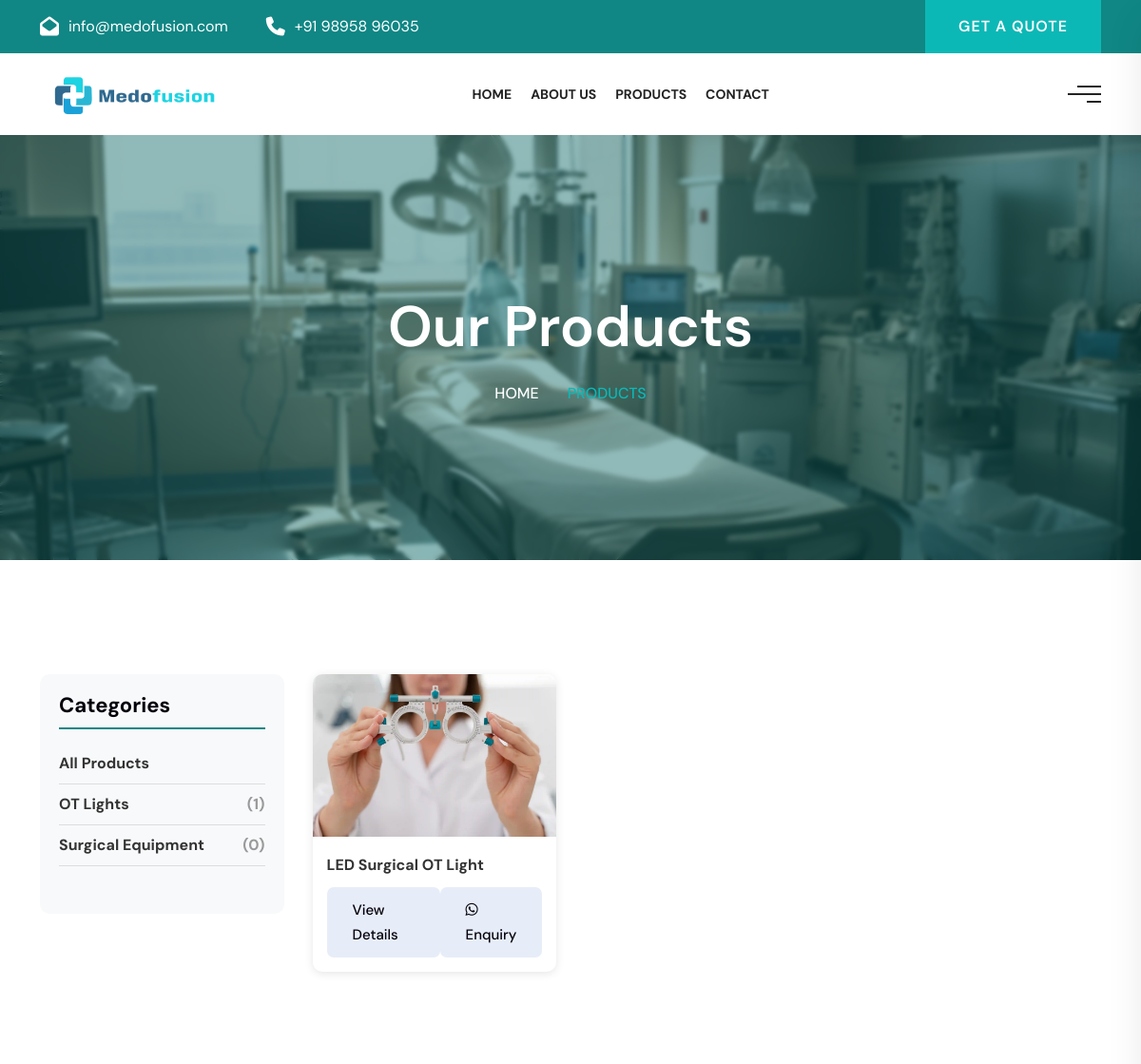
Page /products/?category=ot-lights (upper part) on the earlier database version.
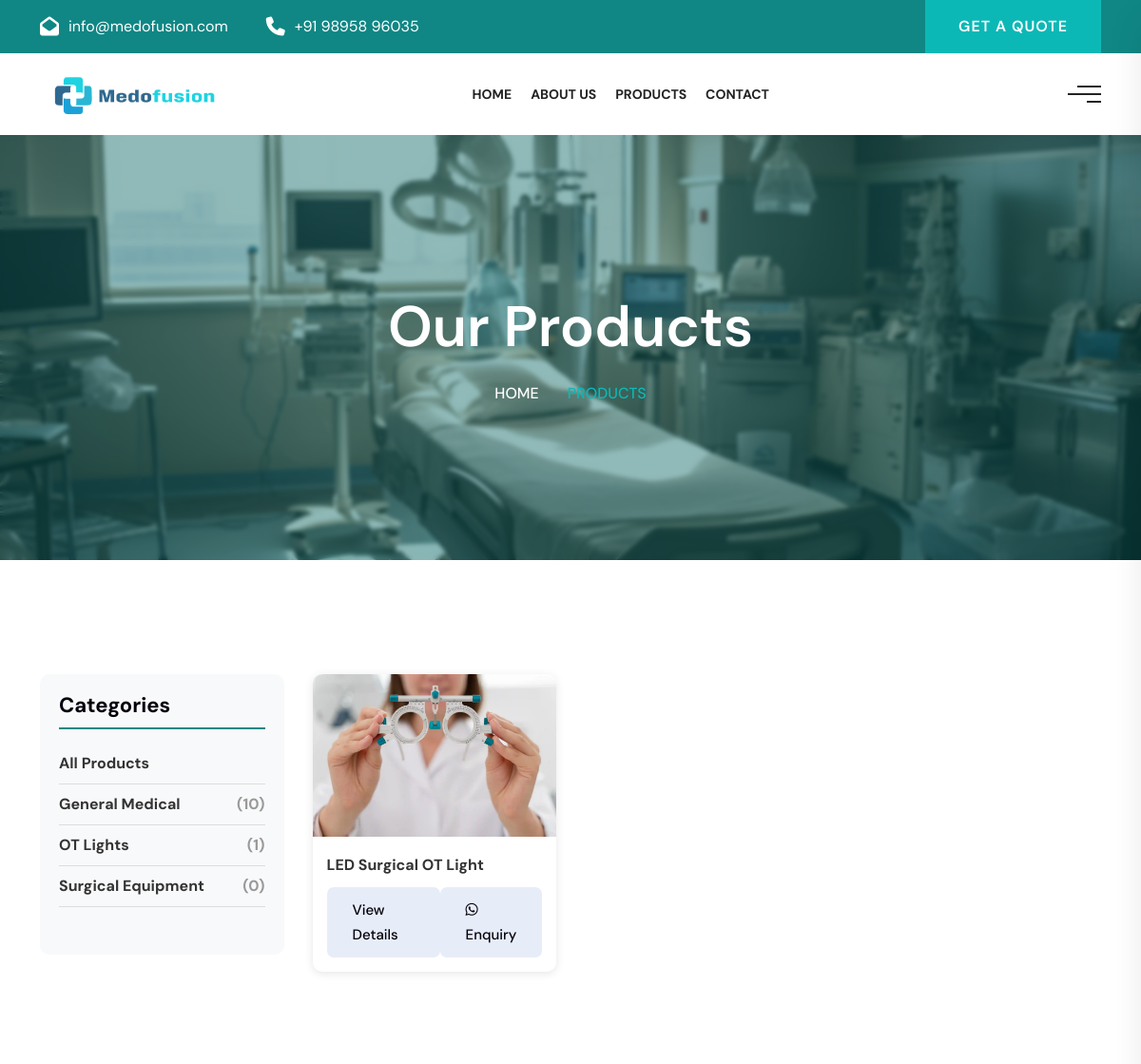
Same page on the later database version.
### myapp/models.py (models this page shows, shortened)
class Category(models.Model):
    name = models.CharField(max_length=100)
    slug = models.SlugField(max_length=100, unique=True, blank=True)
    description = models.TextField(blank=True)
    class Meta:
        verbose_name_plural = 'Categories'

class Product(models.Model):
    category = models.ForeignKey(Category, related_name='products', on_delete=models.CASCADE)
    name = models.CharField(max_length=200)
    slug = models.SlugField(max_length=200, unique=True, blank=True)
    image = models.ImageField(upload_to='products/', help_text="Main product image")
    description = models.TextField()
    sku = models.CharField(max_length=50, unique=True)
    is_active = models.BooleanField(default=True)
    is_featured = models.BooleanField(default=False)
    created_at = models.DateTimeField(auto_now_add=True)
    updated_at = models.DateTimeField(auto_now=True)

### myapp/views.py (the view)
# urls.py: path('products/', views.shop, name='products'),
def shop(request):
    products = Product.objects.filter(is_active=True)
    categories = Category.objects.annotate(product_count=Count('products'))
    category_slug = request.GET.get('category')
    if category_slug:
        products = products.filter(category__slug=category_slug)
    context = {
        'products': products,
        'categories': categories,
    }
    return render(request, 'shop.html', context)

### templates/shop.html (shortened to what this page needs)
{% load static %}
<!DOCTYPE html>
<html lang="en">
<head>
    {% include 'components/header.html' %}
</head>
<body>
    {% include 'components/navbar.html' %}
    <div class="breadcrumb-area text-center shadow dark text-light bg-fixed">
        <div class="banner-background" style="background-image: url('{% static 'assets/images/banner/shop.png' %}'); background-size: cover; background-position: center;">
            <div class="blue-overlay"></div>
        </div>
        <div class="container">
            <div class="row">
                <div class="col-lg-8 offset-lg-2">
                    <h1>Our Products</h1>
                    <ul class="breadcrumb">
                        <li><a href="{% url 'home' %}">Home</a></li>
                        <li class="active">Products</li>
                    </ul>
                </div>
            </div>
        </div>
    </div>
    <div class="shop-area default-padding">
        <div class="container">
            <div class="row">
                <div class="col-lg-3">
                    <aside class="sidebar">
                        <div class="sidebar-item category">
                            <div class="title">
                                <h4>Categories</h4>
                            </div>
                            <div class="sidebar-info">
                                <ul>
                                    <li><a href="{% url 'products' %}">All Products</a></li>
                                    {% for cat in categories %}
                                    <li><a href="{% url 'products' %}?category={{ cat.slug }}">{{ cat.name }} <span>({{ cat.product_count }})</span></a></li>
                                    {% endfor %}
                                </ul>
                            </div>
                        </div>
                    </aside>
                </div>
                <div class="col-lg-9">
                    <div class="row">
                        {% if products %}
                            {% for product in products %}
                            <div class="col-lg-4 col-md-6 mb-4">
                                <div class="product-item">
                                    <div class="thumb">
                                    </div>
                                    <div class="info">
                                        <h4><a href="{% url 'product-details' product.slug %}">{{ product.name }}</a></h4>
                                        <div class="d-flex justify-content-between">
                                            <a href="{% url 'product-details' product.slug %}" class="shop-btn btn-theme mr-2">View Details</a>
                                            <a href="https://wa.me/1234567890?text=I'm interested in {{ product.name }}" class="shop-btn btn-theme"><i class="fab fa-whatsapp mr-2"></i> Enquiry</a>
                                        </div>
                                    </div>
                                </div>
                            </div>
                            {% endfor %}
                        {% else %}
                            <div class="col-12">
                                <div class="alert alert-info">No products found.</div>
                            </div>
                        {% endif %}
                    </div>
                </div>
            </div>
        </div>
    </div>
</body>
</html>

Differences in the rows shown:
added Category: name "General Medical", product_count "10"
